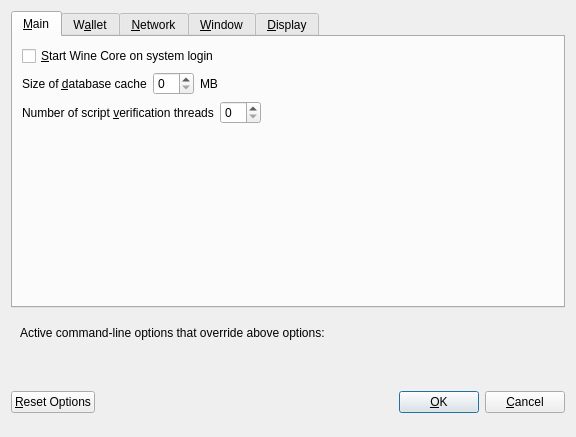
<?xml version="1.0" encoding="UTF-8"?>
<ui version="4.0">
 <class>OptionsDialog</class>
 <widget class="QDialog" name="OptionsDialog">
  <property name="geometry">
   <rect>
    <x>0</x>
    <y>0</y>
    <width>576</width>
    <height>402</height>
   </rect>
  </property>
  <property name="windowTitle">
   <string>Options</string>
  </property>
  <property name="modal">
   <bool>true</bool>
  </property>
  <layout class="QVBoxLayout" name="verticalLayout">
   <item>
    <widget class="QTabWidget" name="tabWidget">
     <property name="currentIndex">
      <number>0</number>
     </property>
     <widget class="QWidget" name="tabMain">
      <attribute name="title">
       <string>&amp;Main</string>
      </attribute>
      <layout class="QVBoxLayout" name="verticalLayout_Main">
       <item>
        <widget class="QCheckBox" name="bitcoinAtStartup">
         <property name="toolTip">
          <string>Automatically start Wine Core after logging in to the system.</string>
         </property>
         <property name="text">
          <string>&amp;Start Wine Core on system login</string>
         </property>
        </widget>
       </item>
       <item>
        <layout class="QHBoxLayout" name="horizontalLayout_2_Main">
         <item>
          <widget class="QLabel" name="databaseCacheLabel">
           <property name="text">
            <string>Size of &amp;database cache</string>
           </property>
           <property name="textFormat">
            <enum>Qt::PlainText</enum>
           </property>
           <property name="buddy">
            <cstring>databaseCache</cstring>
           </property>
          </widget>
         </item>
         <item>
          <widget class="QSpinBox" name="databaseCache"/>
         </item>
         <item>
          <widget class="QLabel" name="databaseCacheUnitLabel">
           <property name="text">
            <string>MB</string>
           </property>
           <property name="textFormat">
            <enum>Qt::PlainText</enum>
           </property>
          </widget>
         </item>
         <item>
          <spacer name="horizontalSpacer_2_Main">
           <property name="orientation">
            <enum>Qt::Horizontal</enum>
           </property>
           <property name="sizeHint" stdset="0">
            <size>
             <width>40</width>
             <height>20</height>
            </size>
           </property>
          </spacer>
         </item>
        </layout>
       </item>
       <item>
        <layout class="QHBoxLayout" name="horizontalLayout_3_Main">
         <item>
          <widget class="QLabel" name="threadsScriptVerifLabel">
           <property name="text">
            <string>Number of script &amp;verification threads</string>
           </property>
           <property name="textFormat">
            <enum>Qt::PlainText</enum>
           </property>
           <property name="buddy">
            <cstring>threadsScriptVerif</cstring>
           </property>
          </widget>
         </item>
         <item>
          <widget class="QSpinBox" name="threadsScriptVerif">
           <property name="toolTip">
            <string>(0 = auto, &lt;0 = leave that many cores free)</string>
           </property>
          </widget>
         </item>
         <item>
          <spacer name="horizontalSpacer_3_Main">
           <property name="orientation">
            <enum>Qt::Horizontal</enum>
           </property>
           <property name="sizeHint" stdset="0">
            <size>
             <width>40</width>
             <height>20</height>
            </size>
           </property>
          </spacer>
         </item>
        </layout>
       </item>
       <item>
        <spacer name="verticalSpacer_Main">
         <property name="orientation">
          <enum>Qt::Vertical</enum>
         </property>
         <property name="sizeHint" stdset="0">
          <size>
           <width>20</width>
           <height>40</height>
          </size>
         </property>
        </spacer>
       </item>
      </layout>
     </widget>
     <widget class="QWidget" name="tabWallet">
      <attribute name="title">
       <string>W&amp;allet</string>
      </attribute>
      <layout class="QVBoxLayout" name="verticalLayout_Wallet">
       <item>
        <widget class="QGroupBox" name="groupBox">
         <property name="title">
          <string>Expert</string>
         </property>
         <layout class="QVBoxLayout" name="verticalLayout_2">
          <item>
           <widget class="QCheckBox" name="coinControlFeatures">
            <property name="toolTip">
             <string>Whether to show coin control features or not.</string>
            </property>
            <property name="text">
             <string>Enable coin &amp;control features</string>
            </property>
           </widget>
          </item>
          <item>
           <widget class="QCheckBox" name="showMasternodesTab">
            <property name="toolTip">
             <string>Show additional tab listing all your masternodes in first sub-tab&lt;br/&gt;and all masternodes on the network in second sub-tab.</string>
            </property>
            <property name="text">
             <string>Show Masternodes Tab</string>
            </property>
           </widget>
          </item>
          <item>
           <widget class="QCheckBox" name="showAdvancedPSUI">
            <property name="toolTip">
             <string>Show additional information and buttons for PrivateSend on overview screen.</string>
            </property>
            <property name="text">
             <string>Enable advanced PrivateSend interface</string>
            </property>
           </widget>
          </item>
          <item>
           <widget class="QCheckBox" name="lowKeysWarning">
            <property name="toolTip">
             <string>Show warning dialog when PrivateSend detects that wallet has very low number of keys left.</string>
            </property>
            <property name="text">
             <string>Warn if PrivateSend is running out of keys</string>
            </property>
           </widget>
          </item>
          <item>
           <widget class="QCheckBox" name="privateSendMultiSession">
            <property name="toolTip">
             <string>Whether to use experimental PrivateSend mode with multiple mixing sessions per block.&lt;br/&gt;Note: You must use this feature carefully.&lt;br/&gt;Make sure you always have recent wallet (auto)backup in a safe place!</string>
            </property>
            <property name="text">
             <string>Enable PrivateSend &amp;multi-session</string>
            </property>
           </widget>
          </item>
          <item>
           <widget class="QCheckBox" name="spendZeroConfChange">
            <property name="toolTip">
             <string>If you disable the spending of unconfirmed change, the change from a transaction&lt;br/&gt;cannot be used until that transaction has at least one confirmation.&lt;br/&gt;This also affects how your balance is computed.</string>
            </property>
            <property name="text">
             <string>&amp;Spend unconfirmed change</string>
            </property>
           </widget>
          </item>
         </layout>
        </widget>
       </item>
       <item>
        <layout class="QHBoxLayout" name="horizontalLayout_4_Wallet">
         <item>
          <widget class="QLabel" name="label">
           <property name="toolTip">
            <string>This setting determines the amount of individual masternodes that an input will be anonymized through.&lt;br/&gt;More rounds of anonymization gives a higher degree of privacy, but also costs more in fees.</string>
           </property>
           <property name="text">
            <string>PrivateSend rounds to use</string>
           </property>
          </widget>
         </item>
         <item>
          <widget class="QSpinBox" name="privateSendRounds">
           <property name="minimum">
            <number>2</number>
           </property>
           <property name="maximum">
            <number>8</number>
           </property>
           <property name="value">
            <number>4</number>
           </property>
          </widget>
         </item>
        </layout>
       </item>
       <item>
        <layout class="QHBoxLayout" name="horizontalLayout">
         <item>
          <widget class="QLabel" name="label_2">
           <property name="toolTip">
            <string>This amount acts as a threshold to turn off PrivateSend once it's reached.</string>
           </property>
           <property name="statusTip">
            <string notr="true"/>
           </property>
           <property name="whatsThis">
            <string notr="true"/>
           </property>
           <property name="accessibleName">
            <string notr="true"/>
           </property>
           <property name="accessibleDescription">
            <string notr="true"/>
           </property>
           <property name="text">
            <string>Amount of Wine to keep anonymized</string>
           </property>
          </widget>
         </item>
         <item>
          <widget class="QSpinBox" name="privateSendAmount">
           <property name="minimum">
            <number>2</number>
           </property>
           <property name="maximum">
            <number>2000</number>
           </property>
           <property name="singleStep">
            <number>10</number>
           </property>
           <property name="value">
            <number>1000</number>
           </property>
          </widget>
         </item>
        </layout>
       </item>
       <item>
        <spacer name="verticalSpacer_Wallet">
         <property name="orientation">
          <enum>Qt::Vertical</enum>
         </property>
         <property name="sizeHint" stdset="0">
          <size>
           <width>20</width>
           <height>40</height>
          </size>
         </property>
        </spacer>
       </item>
      </layout>
     </widget>
     <widget class="QWidget" name="tabNetwork">
      <attribute name="title">
       <string>&amp;Network</string>
      </attribute>
      <layout class="QVBoxLayout" name="verticalLayout_Network">
       <item>
        <widget class="QCheckBox" name="mapPortUpnp">
         <property name="toolTip">
          <string>Automatically open the Wine Core client port on the router. This only works when your router supports UPnP and it is enabled.</string>
         </property>
         <property name="text">
          <string>Map port using &amp;UPnP</string>
         </property>
        </widget>
       </item>
       <item>
        <widget class="QCheckBox" name="allowIncoming">
         <property name="toolTip">
          <string>Accept connections from outside</string>
         </property>
         <property name="text">
          <string>Allow incoming connections</string>
         </property>
        </widget>
       </item>
       <item>
        <widget class="QCheckBox" name="connectSocks">
         <property name="toolTip">
          <string>Connect to the Wine network through a SOCKS5 proxy.</string>
         </property>
         <property name="text">
          <string>&amp;Connect through SOCKS5 proxy (default proxy):</string>
         </property>
        </widget>
       </item>
       <item>
        <layout class="QHBoxLayout" name="horizontalLayout_1_Network">
         <item>
          <widget class="QLabel" name="proxyIpLabel">
           <property name="text">
            <string>Proxy &amp;IP:</string>
           </property>
           <property name="textFormat">
            <enum>Qt::PlainText</enum>
           </property>
           <property name="buddy">
            <cstring>proxyIp</cstring>
           </property>
          </widget>
         </item>
         <item>
          <widget class="QValidatedLineEdit" name="proxyIp">
           <property name="minimumSize">
            <size>
             <width>140</width>
             <height>0</height>
            </size>
           </property>
           <property name="maximumSize">
            <size>
             <width>140</width>
             <height>16777215</height>
            </size>
           </property>
           <property name="toolTip">
            <string>IP address of the proxy (e.g. IPv4: 127.0.0.1 / IPv6: ::1)</string>
           </property>
          </widget>
         </item>
         <item>
          <widget class="QLabel" name="proxyPortLabel">
           <property name="text">
            <string>&amp;Port:</string>
           </property>
           <property name="textFormat">
            <enum>Qt::PlainText</enum>
           </property>
           <property name="buddy">
            <cstring>proxyPort</cstring>
           </property>
          </widget>
         </item>
         <item>
          <widget class="QLineEdit" name="proxyPort">
           <property name="minimumSize">
            <size>
             <width>55</width>
             <height>0</height>
            </size>
           </property>
           <property name="maximumSize">
            <size>
             <width>55</width>
             <height>16777215</height>
            </size>
           </property>
           <property name="toolTip">
            <string>Port of the proxy (e.g. 9050)</string>
           </property>
          </widget>
         </item>
         <item>
          <spacer name="horizontalSpacer_1_Network">
           <property name="orientation">
            <enum>Qt::Horizontal</enum>
           </property>
           <property name="sizeHint" stdset="0">
            <size>
             <width>40</width>
             <height>20</height>
            </size>
           </property>
          </spacer>
         </item>
        </layout>
       </item>
       <item>
        <layout class="QHBoxLayout" name="horizontalLayout_2_Network">
         <item>
          <widget class="QLabel" name="proxyActiveNets">
           <property name="text">
            <string>Used for reaching peers via:</string>
           </property>
           <property name="textFormat">
            <enum>Qt::PlainText</enum>
           </property>
          </widget>
         </item>
         <item>
          <widget class="QCheckBox" name="proxyReachIPv4">
           <property name="enabled">
            <bool>false</bool>
           </property>
           <property name="toolTip">
            <string>Shows, if the supplied default SOCKS5 proxy is used to reach peers via this network type.</string>
           </property>
           <property name="text">
            <string/>
           </property>
          </widget>
         </item>
         <item>
          <widget class="QLabel" name="proxyReachIPv4Label">
           <property name="text">
            <string>IPv4</string>
           </property>
           <property name="textFormat">
            <enum>Qt::PlainText</enum>
           </property>
          </widget>
         </item>
         <item>
          <widget class="QCheckBox" name="proxyReachIPv6">
           <property name="enabled">
            <bool>false</bool>
           </property>
           <property name="toolTip">
            <string>Shows, if the supplied default SOCKS5 proxy is used to reach peers via this network type.</string>
           </property>
           <property name="text">
            <string/>
           </property>
          </widget>
         </item>
         <item>
          <widget class="QLabel" name="proxyReachIPv6Label">
           <property name="text">
            <string>IPv6</string>
           </property>
           <property name="textFormat">
            <enum>Qt::PlainText</enum>
           </property>
          </widget>
         </item>
         <item>
          <widget class="QCheckBox" name="proxyReachTor">
           <property name="enabled">
            <bool>false</bool>
           </property>
           <property name="toolTip">
            <string>Shows, if the supplied default SOCKS5 proxy is used to reach peers via this network type.</string>
           </property>
           <property name="text">
            <string/>
           </property>
          </widget>
         </item>
         <item>
          <widget class="QLabel" name="proxyReachTorLabel">
           <property name="text">
            <string>Tor</string>
           </property>
           <property name="textFormat">
            <enum>Qt::PlainText</enum>
           </property>
          </widget>
         </item>
         <item>
          <spacer name="horizontalSpacer_2_Network">
           <property name="orientation">
            <enum>Qt::Horizontal</enum>
           </property>
           <property name="sizeHint" stdset="0">
            <size>
             <width>40</width>
             <height>20</height>
            </size>
           </property>
          </spacer>
         </item>
        </layout>
       </item>
       <item>
        <widget class="QCheckBox" name="connectSocksTor">
         <property name="toolTip">
          <string>Connect to the Wine network through a separate SOCKS5 proxy for Tor hidden services.</string>
         </property>
         <property name="text">
          <string>Use separate SOCKS5 proxy to reach peers via Tor hidden services:</string>
         </property>
        </widget>
       </item>
       <item>
        <layout class="QHBoxLayout" name="horizontalLayout_3_Network">
         <item>
          <widget class="QLabel" name="proxyIpTorLabel">
           <property name="text">
            <string>Proxy &amp;IP:</string>
           </property>
           <property name="textFormat">
            <enum>Qt::PlainText</enum>
           </property>
           <property name="buddy">
            <cstring>proxyIpTor</cstring>
           </property>
          </widget>
         </item>
         <item>
          <widget class="QValidatedLineEdit" name="proxyIpTor">
           <property name="minimumSize">
            <size>
             <width>140</width>
             <height>0</height>
            </size>
           </property>
           <property name="maximumSize">
            <size>
             <width>140</width>
             <height>16777215</height>
            </size>
           </property>
           <property name="toolTip">
            <string>IP address of the proxy (e.g. IPv4: 127.0.0.1 / IPv6: ::1)</string>
           </property>
          </widget>
         </item>
         <item>
          <widget class="QLabel" name="proxyPortTorLabel">
           <property name="text">
            <string>&amp;Port:</string>
           </property>
           <property name="textFormat">
            <enum>Qt::PlainText</enum>
           </property>
           <property name="buddy">
            <cstring>proxyPortTor</cstring>
           </property>
          </widget>
         </item>
         <item>
          <widget class="QLineEdit" name="proxyPortTor">
           <property name="minimumSize">
            <size>
             <width>55</width>
             <height>0</height>
            </size>
           </property>
           <property name="maximumSize">
            <size>
             <width>55</width>
             <height>16777215</height>
            </size>
           </property>
           <property name="toolTip">
            <string>Port of the proxy (e.g. 9050)</string>
           </property>
          </widget>
         </item>
         <item>
          <spacer name="horizontalSpacer_4_Network">
           <property name="orientation">
            <enum>Qt::Horizontal</enum>
           </property>
           <property name="sizeHint" stdset="0">
            <size>
             <width>40</width>
             <height>20</height>
            </size>
           </property>
          </spacer>
         </item>
        </layout>
       </item>
       <item>
        <spacer name="verticalSpacer_Network">
         <property name="orientation">
          <enum>Qt::Vertical</enum>
         </property>
         <property name="sizeHint" stdset="0">
          <size>
           <width>20</width>
           <height>40</height>
          </size>
         </property>
        </spacer>
       </item>
      </layout>
     </widget>
     <widget class="QWidget" name="tabWindow">
      <attribute name="title">
       <string>&amp;Window</string>
      </attribute>
      <layout class="QVBoxLayout" name="verticalLayout_Window">
       <item>
        <widget class="QCheckBox" name="hideTrayIcon">
         <property name="toolTip">
          <string>&amp;Hide the icon from the system tray.</string>
         </property>
         <property name="text">
          <string>Hide tray icon</string>
         </property>
        </widget>
       </item>
       <item>
        <widget class="QCheckBox" name="minimizeToTray">
         <property name="toolTip">
          <string>Show only a tray icon after minimizing the window.</string>
         </property>
         <property name="text">
          <string>&amp;Minimize to the tray instead of the taskbar</string>
         </property>
        </widget>
       </item>
       <item>
        <widget class="QCheckBox" name="minimizeOnClose">
         <property name="toolTip">
          <string>Minimize instead of exit the application when the window is closed. When this option is enabled, the application will be closed only after selecting Exit in the menu.</string>
         </property>
         <property name="text">
          <string>M&amp;inimize on close</string>
         </property>
        </widget>
       </item>
       <item>
        <spacer name="verticalSpacer_Window">
         <property name="orientation">
          <enum>Qt::Vertical</enum>
         </property>
         <property name="sizeHint" stdset="0">
          <size>
           <width>20</width>
           <height>40</height>
          </size>
         </property>
        </spacer>
       </item>
      </layout>
     </widget>
     <widget class="QWidget" name="tabDisplay">
      <attribute name="title">
       <string>&amp;Display</string>
      </attribute>
      <layout class="QVBoxLayout" name="verticalLayout_Display">
       <item>
        <layout class="QHBoxLayout" name="horizontalLayout_1_Display">
         <item>
          <widget class="QLabel" name="langLabel">
           <property name="text">
            <string>User Interface &amp;language:</string>
           </property>
           <property name="textFormat">
            <enum>Qt::PlainText</enum>
           </property>
           <property name="buddy">
            <cstring>lang</cstring>
           </property>
          </widget>
         </item>
         <item>
          <widget class="QValueComboBox" name="lang">
           <property name="toolTip">
            <string>The user interface language can be set here. This setting will take effect after restarting Wine Core.</string>
           </property>
          </widget>
         </item>
        </layout>
       </item>
       <item>
        <widget class="QLabel" name="label_3">
         <property name="toolTip">
          <string notr="true"/>
         </property>
         <property name="statusTip">
          <string notr="true"/>
         </property>
         <property name="whatsThis">
          <string notr="true"/>
         </property>
         <property name="accessibleName">
          <string notr="true"/>
         </property>
         <property name="text">
          <string>Language missing or translation incomplete? Help contributing translations here:
https://www.transifex.com/projects/p/wine/</string>
         </property>
         <property name="wordWrap">
          <bool>true</bool>
         </property>
         <property name="openExternalLinks">
          <bool>true</bool>
         </property>
         <property name="textInteractionFlags">
          <set>Qt::TextBrowserInteraction</set>
         </property>
        </widget>
       </item>
       <item>
        <layout class="QHBoxLayout" name="horizontalLayout_4_Display" stretch="0,0">
         <item>
          <widget class="QLabel" name="themeLabel">
           <property name="text">
            <string>User Interface Theme:</string>
           </property>
          </widget>
         </item>
         <item>
          <widget class="QValueComboBox" name="theme"/>
         </item>
        </layout>
       </item>
       <item>
        <widget class="Line" name="line">
         <property name="orientation">
          <enum>Qt::Horizontal</enum>
         </property>
        </widget>
       </item>
       <item>
        <layout class="QHBoxLayout" name="horizontalLayout_2_Display">
         <item>
          <widget class="QLabel" name="unitLabel">
           <property name="text">
            <string>&amp;Unit to show amounts in:</string>
           </property>
           <property name="textFormat">
            <enum>Qt::PlainText</enum>
           </property>
           <property name="buddy">
            <cstring>unit</cstring>
           </property>
          </widget>
         </item>
         <item>
          <widget class="QValueComboBox" name="unit">
           <property name="toolTip">
            <string>Choose the default subdivision unit to show in the interface and when sending coins.</string>
           </property>
          </widget>
         </item>
        </layout>
       </item>
       <item>
        <layout class="QHBoxLayout" name="horizontalLayout_5_Display">
         <item>
          <widget class="QLabel" name="digitsLabel">
           <property name="text">
            <string>Decimal digits</string>
           </property>
          </widget>
         </item>
         <item>
          <widget class="QValueComboBox" name="digits"/>
         </item>
        </layout>
       </item>
       <item>
        <layout class="QHBoxLayout" name="horizontalLayout_3_Display">
         <item>
          <widget class="QLabel" name="thirdPartyTxUrlsLabel">
           <property name="toolTip">
            <string>Third party URLs (e.g. a block explorer) that appear in the transactions tab as context menu items.&lt;br/&gt;%s in the URL is replaced by transaction hash. Multiple URLs are separated by vertical bar |.</string>
           </property>
           <property name="text">
            <string>Third party transaction URLs</string>
           </property>
           <property name="buddy">
            <cstring>thirdPartyTxUrls</cstring>
           </property>
          </widget>
         </item>
         <item>
          <widget class="QLineEdit" name="thirdPartyTxUrls">
           <property name="toolTip">
            <string>Third party URLs (e.g. a block explorer) that appear in the transactions tab as context menu items.&lt;br/&gt;%s in the URL is replaced by transaction hash. Multiple URLs are separated by vertical bar |.</string>
           </property>
          </widget>
         </item>
        </layout>
       </item>
       <item>
        <spacer name="verticalSpacer">
         <property name="orientation">
          <enum>Qt::Vertical</enum>
         </property>
         <property name="sizeHint" stdset="0">
          <size>
           <width>20</width>
           <height>40</height>
          </size>
         </property>
        </spacer>
       </item>
      </layout>
     </widget>
    </widget>
   </item>
   <item>
    <widget class="QFrame" name="frame">
     <layout class="QVBoxLayout" name="verticalLayout_Bottom">
      <item>
       <layout class="QHBoxLayout" name="horizontalLayout_Bottom">
        <item>
         <widget class="QLabel" name="overriddenByCommandLineInfoLabel">
          <property name="text">
           <string>Active command-line options that override above options:</string>
          </property>
          <property name="textFormat">
           <enum>Qt::PlainText</enum>
          </property>
         </widget>
        </item>
        <item>
         <spacer name="horizontalSpacer_Bottom">
          <property name="orientation">
           <enum>Qt::Horizontal</enum>
          </property>
          <property name="sizeHint" stdset="0">
           <size>
            <width>40</width>
            <height>20</height>
           </size>
          </property>
         </spacer>
        </item>
       </layout>
      </item>
      <item>
       <widget class="QLabel" name="overriddenByCommandLineLabel">
        <property name="text">
         <string/>
        </property>
        <property name="textFormat">
         <enum>Qt::PlainText</enum>
        </property>
        <property name="wordWrap">
         <bool>true</bool>
        </property>
       </widget>
      </item>
     </layout>
    </widget>
   </item>
   <item>
    <layout class="QHBoxLayout" name="horizontalLayout_Buttons">
     <item>
      <widget class="QPushButton" name="resetButton">
       <property name="toolTip">
        <string>Reset all client options to default.</string>
       </property>
       <property name="text">
        <string>&amp;Reset Options</string>
       </property>
       <property name="autoDefault">
        <bool>false</bool>
       </property>
      </widget>
     </item>
     <item>
      <spacer name="horizontalSpacer_1">
       <property name="orientation">
        <enum>Qt::Horizontal</enum>
       </property>
       <property name="sizeHint" stdset="0">
        <size>
         <width>40</width>
         <height>48</height>
        </size>
       </property>
      </spacer>
     </item>
     <item>
      <widget class="QLabel" name="statusLabel">
       <property name="minimumSize">
        <size>
         <width>200</width>
         <height>0</height>
        </size>
       </property>
       <property name="font">
        <font>
         <weight>75</weight>
         <bold>true</bold>
        </font>
       </property>
       <property name="text">
        <string/>
       </property>
       <property name="textFormat">
        <enum>Qt::PlainText</enum>
       </property>
       <property name="wordWrap">
        <bool>true</bool>
       </property>
      </widget>
     </item>
     <item>
      <spacer name="horizontalSpacer_2">
       <property name="orientation">
        <enum>Qt::Horizontal</enum>
       </property>
       <property name="sizeHint" stdset="0">
        <size>
         <width>40</width>
         <height>48</height>
        </size>
       </property>
      </spacer>
     </item>
     <item>
      <widget class="QPushButton" name="okButton">
       <property name="text">
        <string>&amp;OK</string>
       </property>
       <property name="autoDefault">
        <bool>false</bool>
       </property>
       <property name="default">
        <bool>true</bool>
       </property>
      </widget>
     </item>
     <item>
      <widget class="QPushButton" name="cancelButton">
       <property name="text">
        <string>&amp;Cancel</string>
       </property>
       <property name="autoDefault">
        <bool>false</bool>
       </property>
      </widget>
     </item>
    </layout>
   </item>
  </layout>
 </widget>
 <customwidgets>
  <customwidget>
   <class>QValidatedLineEdit</class>
   <extends>QLineEdit</extends>
   <header>qvalidatedlineedit.h</header>
  </customwidget>
  <customwidget>
   <class>QValueComboBox</class>
   <extends>QComboBox</extends>
   <header>qvaluecombobox.h</header>
  </customwidget>
 </customwidgets>
 <resources/>
 <connections/>
</ui>
